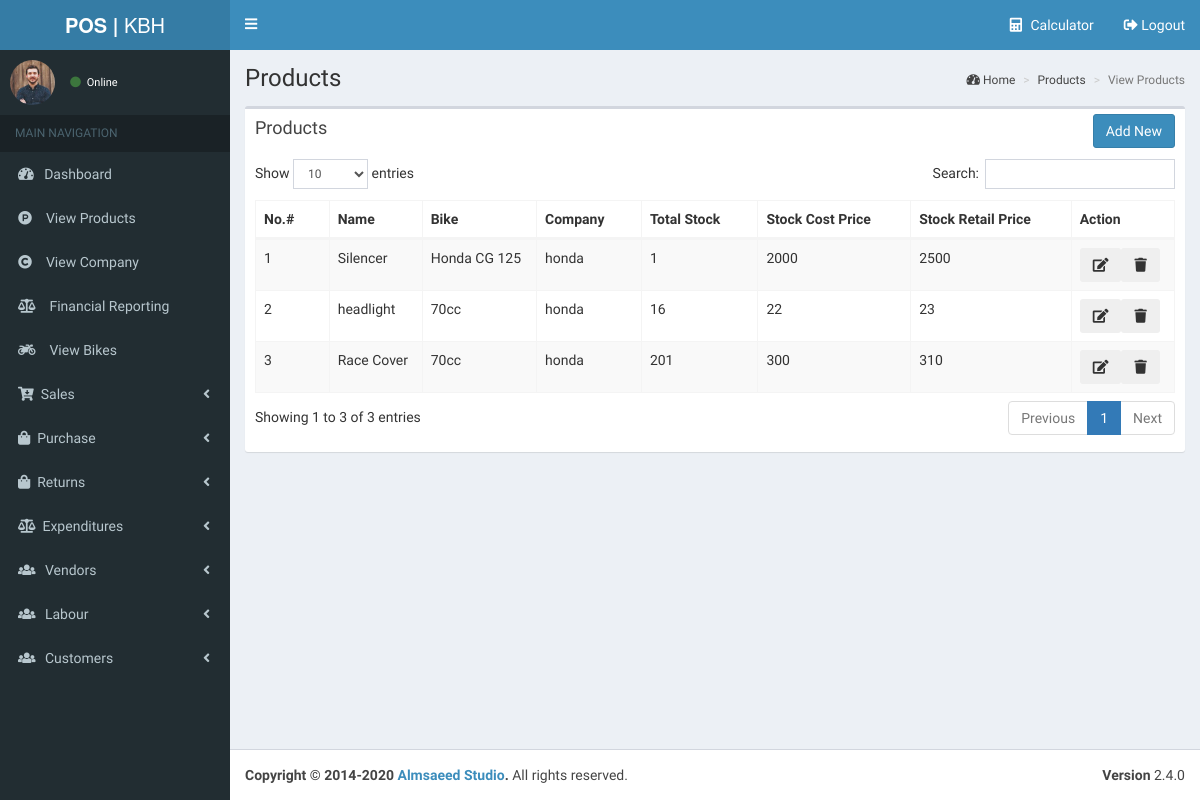
The app's page /viewitem.php (signed in), older data.
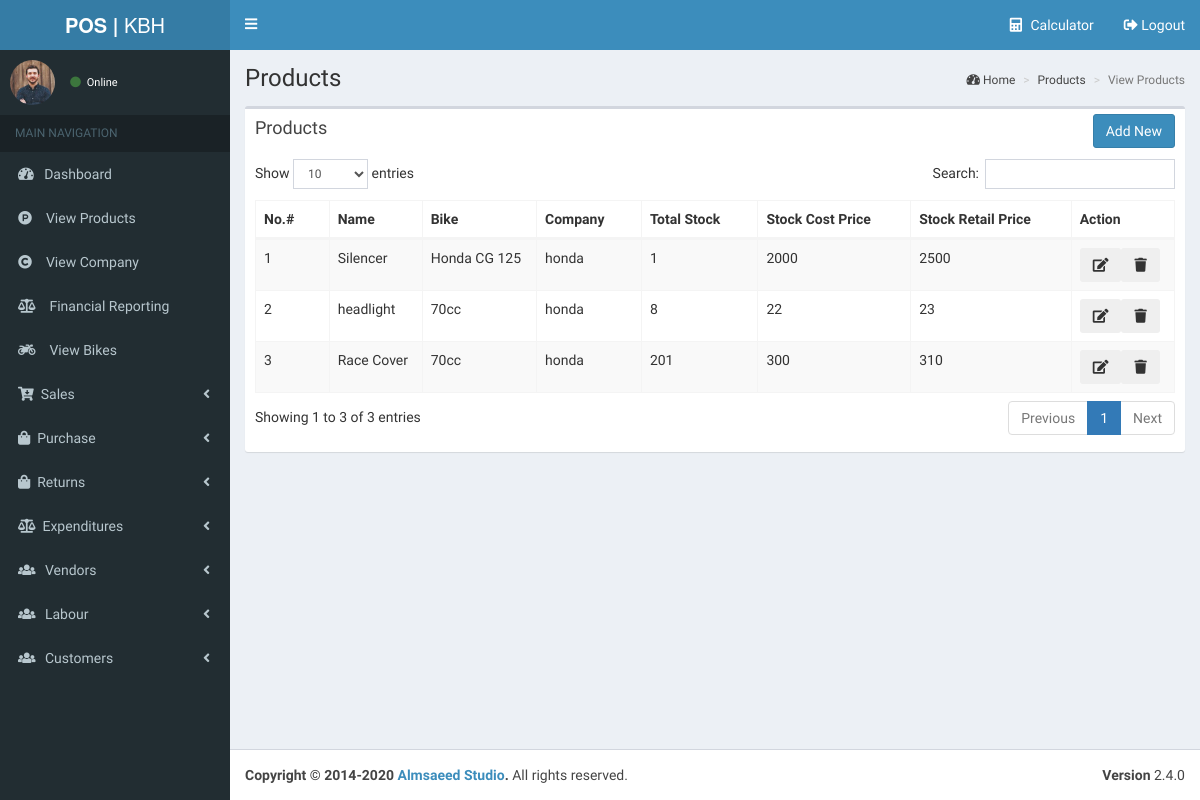
The same page, newer data.
### tables this page shows
CREATE TABLE `items` (
  `id` int(200) NOT NULL,
  `name` varchar(200) NOT NULL,
  `item_no` varchar(400) NOT NULL,
  `bike_id` varchar(200) NOT NULL,
  `company_id` varchar(200) NOT NULL,
  `date` varchar(200) NOT NULL,
  `old_stock` varchar(200) NOT NULL,
  `old_stoct_price` varchar(200) NOT NULL,
  `new_stock` varchar(200) NOT NULL,
  `new_stoct_price` varchar(200) NOT NULL,
  `total_stock` varchar(200) NOT NULL,
  `old_stock_cprice` varchar(200) NOT NULL,
  `new_stock_cprice` varchar(200) NOT NULL
);

CREATE TABLE `bike` (
  `id` int(200) NOT NULL,
  `name` varchar(200) NOT NULL,
  `date` varchar(200) NOT NULL
);

CREATE TABLE `company` (
  `id` int(200) NOT NULL,
  `name` varchar(200) NOT NULL,
  `date` varchar(200) NOT NULL
);

### viewitem.php (the view, shortened to what the changed rows need)
<?php
include('connection.php');
?>
<!DOCTYPE html>
<html>
<head>
    <link rel="stylesheet" href="css/bootstrap.min.css">
    <link rel="stylesheet" href="css/font-awesome.min.css">
    <link rel="stylesheet" href="css/fontawesome-all.min.css">
    <link rel="stylesheet" href="css/ionicons.min.css">
    <link rel="stylesheet" href="css/dataTables.bootstrap.min.css">
    <link rel="stylesheet" href="css/AdminLTE.min.css">
    <link rel="stylesheet" href="css/_all-skins.min.css">
    <link rel="stylesheet" href="css/toastr.min.css">
</head>
<body class="hold-transition skin-blue sidebar-mini">
    <div class="wrapper">
        <?php include("master/header.php")?>
        <div class="content-wrapper">
            <section class="content-header">
                <h1>
                    Products
                </h1>
            </section>
            <section class="content">
                <div class="row">
                    <div class="col-xs-12">
                        <div class="box">
                            <div class="box-body">
                                <table id="example1" class="table table-bordered table-striped">
                                    <thead>
                                        <tr>
                                            <th> No.#</th>
                                            <th> Name</th>
                                            <th> Bike</th>
                                            <th> Company</th>
                                            <th> Total Stock</th>
                                            <th> Stock Cost Price</th>
                                            <th> Stock Retail Price</th>
                                            <th> Action</th>
                                        </tr>
                                    </thead>
									<tbody>
									     <?php
                                            $count=0;
                                            $sql = "SELECT items.*,company.name As cname,bike.name As bname FROM `items`,`bike`,`company` where items.company_id = company.id AND items.bike_id = bike.id";
                                            $result = $conn->query($sql);
                                            if ($result->num_rows > 0)
                                            {
                                                while($row = mysqli_fetch_assoc($result))
                                                {
                                                    $count++;
                                                    $name = $row['name'];
                                                    $tstock = $row['total_stock'];
                                                    $os_cprice = $row['old_stock_cprice'];
                                                    $os_rprice = $row['old_stoct_price'];
                                                    $bname = $row['bname'];
                                                    $cname = $row['cname'];
                                        ?>
										<tr>
                                            <td> <?php echo $count;?></td>
                                            <td> <?php echo $name;?></td>
                                            <td> <?php echo $bname;?></td>
                                            <td> <?php echo $cname;?></td>
                                            <td> <?php echo $tstock;?></td>
                                            <td> <?php echo $os_cprice;?></td>
                                            <td > <?php echo $os_rprice;?></td>
                                            <td>
                                                <div style="display: inline-flex;" role="group">
                                                    <form action="edititem.php" method="POST">
                                                        <button type="submit" name="edit_item"  data-toggle="tooltip" data-placement="top" title="Edit" class="btn btn-secondary"><i class="fas fa-edit"></i></button>
                                                    </form>
                                                    <form action="function.php" method="POST">
                                                        <button type="submit" name="delete_item"  onclick="return confirm('Are you sure, you want to delete?');" data-toggle="tooltip" data-placement="top" title="Delete" class="btn btn-secondary"><i class="fas fa-trash"></i></button>
                                                    </form>
                                                </div>
                                            </td>
                                        </tr>
                                        <?php
                                                }
                                            }
                                        ?>
									</tbody>
                                </table>
                            </div>
                        </div>
                    </div>
                </div>
            </section>
        </div>
    </div>
</body>
</html>

Row changes from the older to the newer data that the page shows:
changed items "headlight": total_stock "16" → "8"
